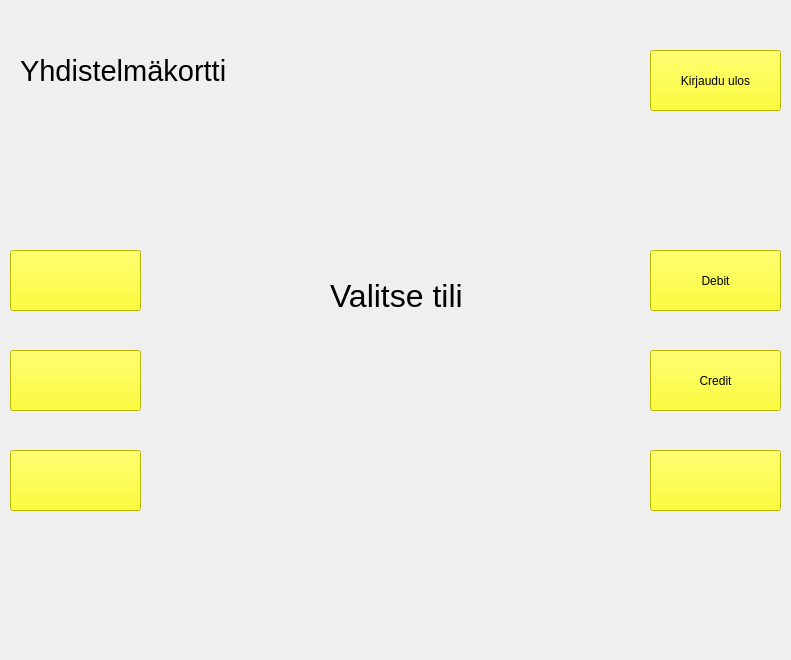
<?xml version="1.0" encoding="UTF-8"?>
<ui version="4.0">
 <class>KortinValintaWindow</class>
 <widget class="QMainWindow" name="KortinValintaWindow">
  <property name="geometry">
   <rect>
    <x>0</x>
    <y>0</y>
    <width>791</width>
    <height>660</height>
   </rect>
  </property>
  <property name="windowTitle">
   <string>MainWindow</string>
  </property>
  <property name="autoFillBackground">
   <bool>false</bool>
  </property>
  <property name="styleSheet">
   <string notr="true"/>
  </property>
  <widget class="QWidget" name="centralwidget">
   <property name="styleSheet">
    <string notr="true">QWidget#centralwidget {
    border-image: url(:/images/kortinvalinta1.png) 0 0 0 0 stretch stretch;
}

QLineEdit {
    background-color: white;
}</string>
   </property>
   <widget class="QPushButton" name="pushButton">
    <property name="geometry">
     <rect>
      <x>10</x>
      <y>250</y>
      <width>131</width>
      <height>61</height>
     </rect>
    </property>
    <property name="styleSheet">
     <string notr="true">background-color: rgb(255, 255, 0);
font: 16pt &quot;Segoe UI&quot;;
color: black;</string>
    </property>
    <property name="text">
     <string/>
    </property>
   </widget>
   <widget class="QPushButton" name="pushButton_2">
    <property name="geometry">
     <rect>
      <x>10</x>
      <y>350</y>
      <width>131</width>
      <height>61</height>
     </rect>
    </property>
    <property name="styleSheet">
     <string notr="true">background-color: rgb(255, 255, 0);
font: 16pt &quot;Segoe UI&quot;;
color: black;</string>
    </property>
    <property name="text">
     <string/>
    </property>
   </widget>
   <widget class="QPushButton" name="pushButton_3">
    <property name="geometry">
     <rect>
      <x>10</x>
      <y>450</y>
      <width>131</width>
      <height>61</height>
     </rect>
    </property>
    <property name="styleSheet">
     <string notr="true">background-color: rgb(255, 255, 0);
font: 16pt &quot;Segoe UI&quot;;
color: black;</string>
    </property>
    <property name="text">
     <string/>
    </property>
   </widget>
   <widget class="QPushButton" name="btnKirjauduUlos">
    <property name="geometry">
     <rect>
      <x>650</x>
      <y>50</y>
      <width>131</width>
      <height>61</height>
     </rect>
    </property>
    <property name="styleSheet">
     <string notr="true">background-color: rgb(255, 255, 0);
font: 16pt &quot;Segoe UI&quot;;
color: black;</string>
    </property>
    <property name="text">
     <string>Kirjaudu ulos</string>
    </property>
   </widget>
   <widget class="QPushButton" name="btnDebit">
    <property name="geometry">
     <rect>
      <x>650</x>
      <y>250</y>
      <width>131</width>
      <height>61</height>
     </rect>
    </property>
    <property name="styleSheet">
     <string notr="true">background-color: rgb(255, 255, 0);
font: 16pt &quot;Segoe UI&quot;;
color: black;</string>
    </property>
    <property name="text">
     <string>Debit</string>
    </property>
   </widget>
   <widget class="QPushButton" name="btnCredit">
    <property name="geometry">
     <rect>
      <x>650</x>
      <y>350</y>
      <width>131</width>
      <height>61</height>
     </rect>
    </property>
    <property name="styleSheet">
     <string notr="true">background-color: rgb(255, 255, 0);
font: 16pt &quot;Segoe UI&quot;;
color: black;</string>
    </property>
    <property name="text">
     <string>Credit</string>
    </property>
   </widget>
   <widget class="QPushButton" name="pushButton_8">
    <property name="geometry">
     <rect>
      <x>650</x>
      <y>450</y>
      <width>131</width>
      <height>61</height>
     </rect>
    </property>
    <property name="styleSheet">
     <string notr="true">background-color: rgb(255, 255, 0);
font: 16pt &quot;Segoe UI&quot;;
color: black;</string>
    </property>
    <property name="text">
     <string/>
    </property>
   </widget>
   <widget class="QLabel" name="label">
    <property name="geometry">
     <rect>
      <x>20</x>
      <y>40</y>
      <width>251</width>
      <height>61</height>
     </rect>
    </property>
    <property name="font">
     <font>
      <pointsize>22</pointsize>
     </font>
    </property>
    <property name="styleSheet">
     <string notr="true">color: black;
</string>
    </property>
    <property name="text">
     <string>Yhdistelmäkortti</string>
    </property>
    <property name="scaledContents">
     <bool>false</bool>
    </property>
   </widget>
   <widget class="QLabel" name="label_2">
    <property name="geometry">
     <rect>
      <x>330</x>
      <y>250</y>
      <width>251</width>
      <height>91</height>
     </rect>
    </property>
    <property name="font">
     <font>
      <family>Segoe UI</family>
      <pointsize>24</pointsize>
      <italic>false</italic>
      <bold>false</bold>
     </font>
    </property>
    <property name="styleSheet">
     <string notr="true">color: black;
font: 24pt &quot;Segoe UI&quot;;</string>
    </property>
    <property name="text">
     <string>Valitse tili</string>
    </property>
    <property name="scaledContents">
     <bool>false</bool>
    </property>
   </widget>
  </widget>
  <widget class="QMenuBar" name="menubar">
   <property name="geometry">
    <rect>
     <x>0</x>
     <y>0</y>
     <width>791</width>
     <height>21</height>
    </rect>
   </property>
  </widget>
 </widget>
 <resources/>
 <connections/>
</ui>
